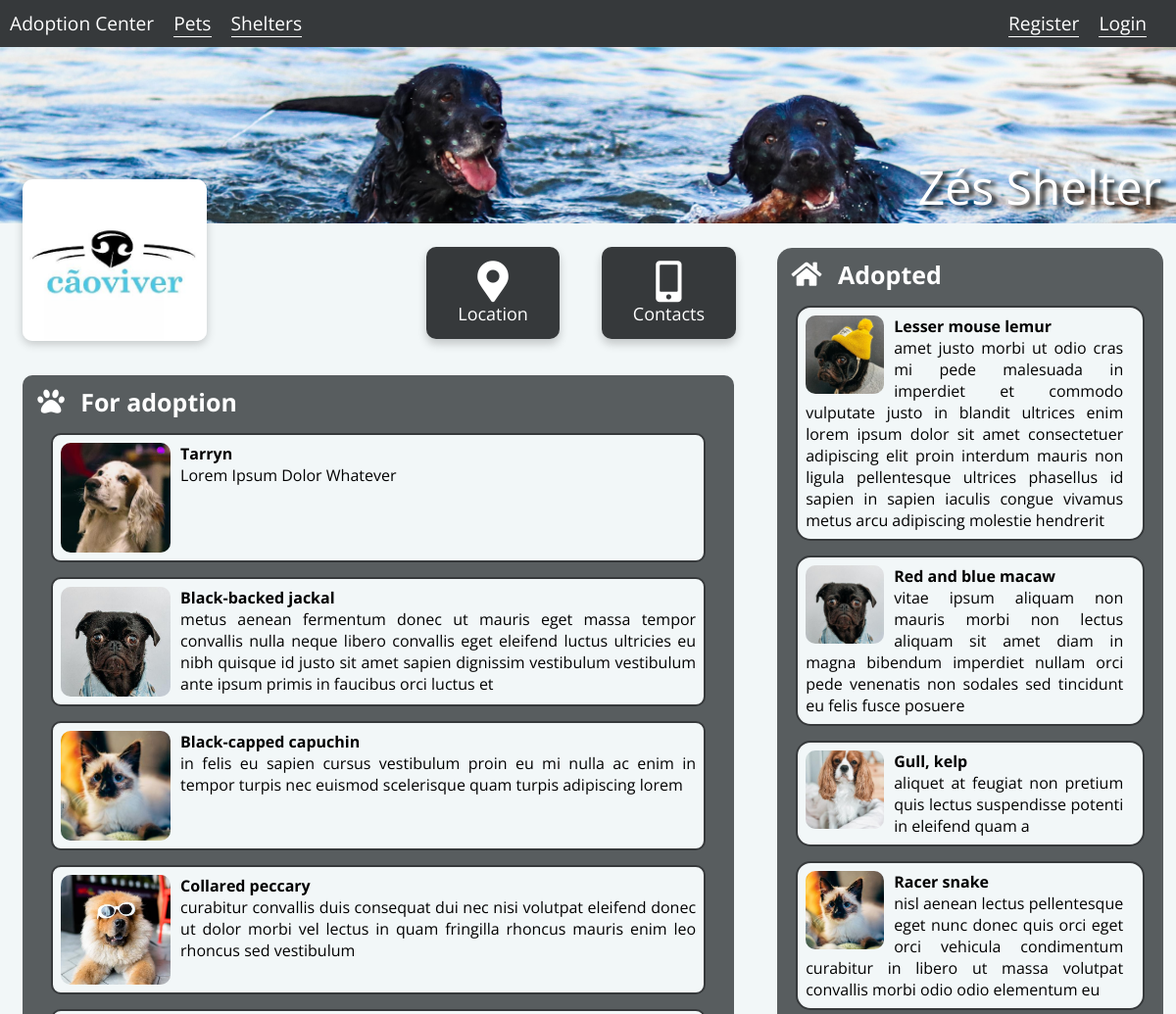
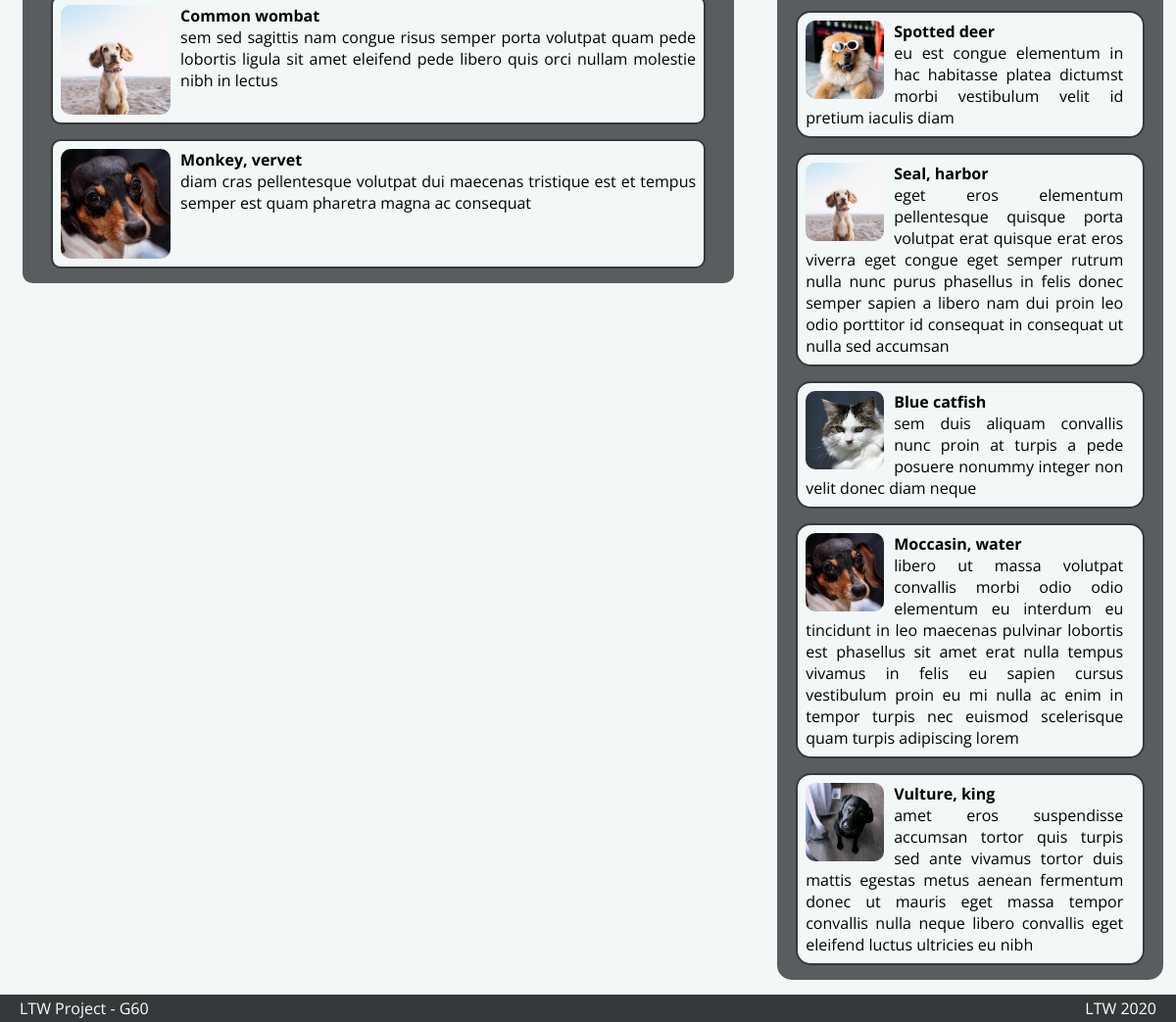
The app's page /shelter_profile.php?id=1 with its own data (2 pictures, top to bottom).
### tables this page shows
CREATE TABLE Shelters (
  shelter_id  INTEGER PRIMARY KEY,
  username    VARCHAR,
  password    TEXT,
  name        VARCHAR,
  info        VARCHAR
);

CREATE TABLE Shelters_Pets (
  shelter_id  INTEGER,
  pet_id      INTEGER,
  FOREIGN KEY (shelter_id) REFERENCES Shelters(shelter_id) ON DELETE CASCADE,
	FOREIGN KEY (pet_id) REFERENCES Pets(pet_id) ON DELETE CASCADE,
	PRIMARY KEY(shelter_id, pet_id)
);

CREATE TABLE Pets (
  pet_id    INTEGER PRIMARY KEY,
  name      VARCHAR,
  species   VARCHAR,
  size      FLOAT,
  color     VARCHAR,
  gender    INTEGER, -- (0 for male),
  info      VARCHAR,
  age       INTEGER,
  location  VARCHAR,
  state     VARCHAR -- Pets can be in several states (being prepared for adoption, prepared, proposal accepted, delivered, …).
);

CREATE TABLE Pets_Adopted_Shelter(
    shelter_id  INTEGER,
    pet_id      INTEGER,
    FOREIGN KEY (shelter_id) REFERENCES Shelters(shelter_id) ON DELETE CASCADE,
    FOREIGN KEY (pet_id) REFERENCES Pets(pet_id) ON DELETE CASCADE,
    PRIMARY KEY(shelter_id, pet_id)
);

### shelter_profile.php (called while the page is built, shortened)
<?php
include_once('database/connection.php');
include_once('database/shelters.php');
include_once('database/pets.php');
$shelter = getShelterByID($_GET['id']);
$adoption = getShelterPets($_GET['id']);
$pets = getShelterPetsAdopted($_GET['id']);
include('templates/common/header.php');
include('templates/common/navigation_bar.php');
include('templates/pets/shelter_profile.php');
include('templates/common/footer.php');

### database/shelters.php (called while the page is built, shortened)
<?php
function getShelterPets($id) {
    global $db;
    if ($stmt = $db->prepare('
        SELECT *
        FROM Shelters, Shelters_Pets, Pets
        WHERE Shelters.shelter_id = :id
        AND Shelters_Pets.shelter_id = :id
        AND Shelters_Pets.pet_id = Pets.pet_id')) {
        $stmt->bindParam(':id', $id);
        $stmt->execute();
        return $stmt->fetchAll();
    }
    else {
        printf('errno: %d, error: %s', $db->errorCode(), $db->errorInfo()[2]);
        die;
    }
}
function getShelterPetsAdopted($id) {
    global $db;
    if ($stmt = $db->prepare('
        SELECT *
        FROM Shelters, Pets_Adopted_Shelter, Pets
        WHERE Shelters.shelter_id = :id
        AND Pets_Adopted_Shelter.shelter_id = :id
        AND Pets_Adopted_Shelter.pet_id = Pets.pet_id')) {
        $stmt->bindParam(':id', $id);
        $stmt->execute();
        return $stmt->fetchAll();
    }
    else {
        printf('errno: %d, error: %s', $db->errorCode(), $db->errorInfo()[2]);
        die;
    }
}
function getShelterByID($shelterID) {
    global $db;
    if ($stmt = $db->prepare('SELECT * FROM Shelters WHERE shelter_id = :id')) {
        $stmt->bindParam(':id', $shelterID);
        $stmt->execute();
        return $stmt->fetch();
    }
    else {
        printf('errno: %d, error: %s', $db->errorCode(), $db->errorInfo()[2]);
        die;
    }
}

### database/pets.php (called while the page is built, shortened)
<?php
function getImageByPetId($petID){
    global $db;
    if ($stmt = $db->prepare('SELECT * FROM Pets_Images WHERE pet_id = :id')) {
        $stmt->bindParam(':id', $petID);
        $stmt->execute();
        return $stmt->fetch()[0];
    }
    else {
        printf('errno: %d, error: %s', $db->errorCode(), $db->errorInfo()[2]);
        die;
    }
}

### templates/pets/shelter_profile.php (the view, shortened to what this page needs)
<section class="banner" style="background-image: url('database/images/shelters/header/originals/<?= $shelter['shelter_id'] ?>.jpg');">
    <a><?= $shelter['name'] ?></a>
</section>
<section class="shelter_profile">
    <section class="left">
        <div class="profile_pic"
             style="background-image: url('database/images/shelters/profile/thumbs_medium/<?= $shelter['shelter_id'] ?>.jpg') ">
        </div>
        <div id="location">
            <label ><i class="fas fa-map-marker-alt"></i>
                <span>Location</span></label>
        </div>
        <div id="contact">
            <label><i class="fas fa-mobile-alt"></i>
                <span>Contacts</span>
            </label>
        </div>
        <section class="shelter_adoption">
            <div class="title"><i class="fas fa-paw"></i>
                <span>For adoption</span>
            </div>
            <div class="pets_container">
                <?php foreach ($adoption as $pet) { ?>
                    <div class="adoption-card">
                        <a href="pet_detail.php?id=<?= $pet['pet_id'] ?>">
                            <div class="pet-img" style="background-image: url('database/images/pets/thumbs_medium/<?= getImageByPetId($pet['pet_id']) ?>.jpg')"></div>
                            <div class="container-pet">
                                <h4><b><?= $pet['name'] ?></b></h4>
                                <p><?= $pet['info'] ?></p>
                            </div>
                        </a>
                    </div>
                <?php } ?>
            </div>
        </section>
    </section>
    <section class="right">
        <div class="shelter_adopted">
            <div class="title"><i class="fas fa-home"></i>
                <span>Adopted</span>
            </div>
            <?php foreach ($pets as $pet) { ?>
                <div class="adopted-card">
                    <a href="pet_detail.php?id=<?= $pet['pet_id'] ?>">
                        <div class="pet-img" style="background-image: url('database/images/pets/thumbs_medium/<?= getImageByPetId($pet['pet_id']) ?>.jpg')"></div>
                        <div class="container-pet">
                            <h4><b><?= $pet['name'] ?></b></h4>
                            <p><?= $pet['info'] ?></p>
                        </div>
                    </a>
                </div>
            <?php } ?>
        </div>
    </section>
</section>

### records on screen
shelters: name "Zés Shelter"
shelters_pets: shows a picture, pet.name "Tarryn", pet.info "Lorem Ipsum Dolor Whatever"
shelters_pets: shows a picture, pet.name "Black-backed jackal", pet.info "metus aenean fermentum donec ut mauris eget massa tempor convallis nulla neque libero convallis eget eleifend luctus ultricies eu nibh quisque id justo sit amet sapien dignissim vestibulum vestibulum ante ipsum primis in faucibus orci luctus et"
shelters_pets: shows a picture, pet.name "Black-capped capuchin", pet.info "in felis eu sapien cursus vestibulum proin eu mi nulla ac enim in tempor turpis nec euismod scelerisque quam turpis adipiscing lorem"
shelters_pets: shows a picture, pet.name "Collared peccary", pet.info "curabitur convallis duis consequat dui nec nisi volutpat eleifend donec ut dolor morbi vel lectus in quam fringilla rhoncus mauris enim leo rhoncus sed vestibulum"
shelters_pets: shows a picture, pet.name "Common wombat", pet.info "sem sed sagittis nam congue risus semper porta volutpat quam pede lobortis ligula sit amet eleifend pede libero quis orci nullam molestie nibh in lectus"
shelters_pets: shows a picture, pet.name "Monkey, vervet", pet.info "diam cras pellentesque volutpat dui maecenas tristique est et tempus semper est quam pharetra magna ac consequat"
pets_adopted_shelter: shows a picture, pet.name "Lesser mouse lemur", pet.info "amet justo morbi ut odio cras mi pede malesuada in imperdiet et commodo vulputate justo in blandit ultrices enim lorem ipsum dolor sit amet consectetuer adipiscing elit proin interdum mauris non ligula pellentesque ultrices phasellus id sapien in sapien iaculis congue vivamus metus arcu adipiscing molestie hendrerit"
pets_adopted_shelter: shows a picture, pet.name "Red and blue macaw", pet.info "vitae ipsum aliquam non mauris morbi non lectus aliquam sit amet diam in magna bibendum imperdiet nullam orci pede venenatis non sodales sed tincidunt eu felis fusce posuere"
pets_adopted_shelter: shows a picture, pet.name "Gull, kelp", pet.info "aliquet at feugiat non pretium quis lectus suspendisse potenti in eleifend quam a"
pets_adopted_shelter: shows a picture, pet.name "Racer snake", pet.info "nisl aenean lectus pellentesque eget nunc donec quis orci eget orci vehicula condimentum curabitur in libero ut massa volutpat convallis morbi odio odio elementum eu"
pets_adopted_shelter: shows a picture, pet.name "Spotted deer", pet.info "eu est congue elementum in hac habitasse platea dictumst morbi vestibulum velit id pretium iaculis diam"
pets_adopted_shelter: shows a picture, pet.name "Seal, harbor", pet.info "eget eros elementum pellentesque quisque porta volutpat erat quisque erat eros viverra eget congue eget semper rutrum nulla nunc purus phasellus in felis donec semper sapien a libero nam dui proin leo odio porttitor id consequat in consequat ut nulla sed accumsan"
pets_adopted_shelter: shows a picture, pet.name "Blue catfish", pet.info "sem duis aliquam convallis nunc proin at turpis a pede posuere nonummy integer non velit donec diam neque"
pets_adopted_shelter: shows a picture, pet.name "Moccasin, water", pet.info "libero ut massa volutpat convallis morbi odio odio elementum eu interdum eu tincidunt in leo maecenas pulvinar lobortis est phasellus sit amet erat nulla tempus vivamus in felis eu sapien cursus vestibulum proin eu mi nulla ac enim in tempor turpis nec euismod scelerisque quam turpis adipiscing lorem"
pets_adopted_shelter: shows a picture, pet.name "Vulture, king", pet.info "amet eros suspendisse accumsan tortor quis turpis sed ante vivamus tortor duis mattis egestas metus aenean fermentum donec ut mauris eget massa tempor convallis nulla neque libero convallis eget eleifend luctus ultricies eu nibh"
